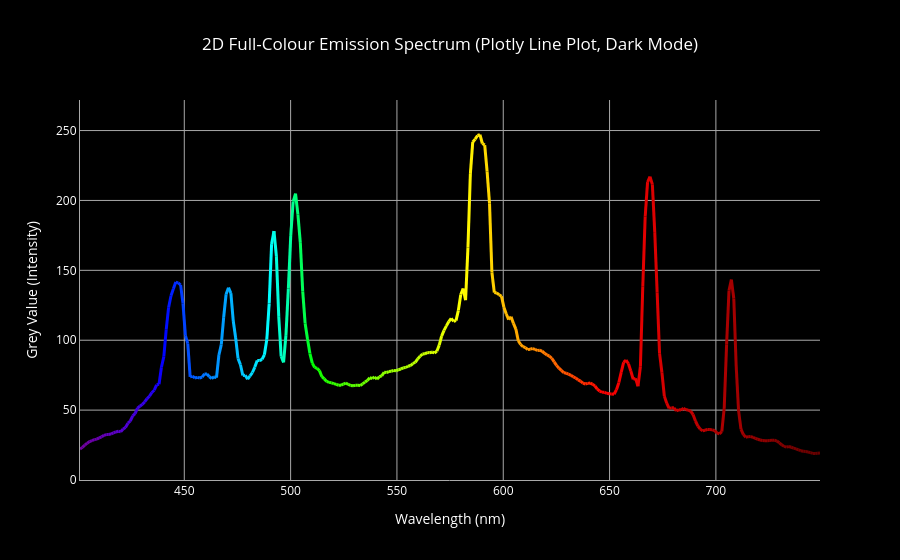

Notebook code cell kept with this figure:
### Code cell
# --- Prepare Data for Plotting ---
x_wavelengths = df_filtered['nm'].values # Wavelengths
z_intensity = df_filtered['Grey Val'].values # Grey Values (Intensity)
spectral_colors = [utils_for_plotly_rewrites.rgb(nm) for nm in x_wavelengths]

# --- Plotly 2D Full-Color Emission Spectrum Plot ---
fig_2d = go.Figure()

for i in range(len(x_wavelengths) - 1):
    fig_2d.add_trace(go.Scatter(
        x=x_wavelengths[i:i+2],
        y=z_intensity[i:i+2],
        mode='lines',
        line={"color": f'rgb({int(spectral_colors[i][0]*255)}, {int(spectral_colors[i][1]*255)}, {int(spectral_colors[i][2]*255)})', "width": 3},
        showlegend=False,
        hoverinfo='x+y'
    ))

fig_2d.update_layout(
    title_text='2D Full-Colour Emission Spectrum (Plotly Line Plot, Dark Mode)',
    title_x=0.5,
    xaxis_title='Wavelength (nm)',
    yaxis_title='Grey Value (Intensity)',
    template='plotly_dark',
    plot_bgcolor='black',
    paper_bgcolor='black',
    font={"color": 'white'},
    xaxis={
        "gridcolor": 'darkgray',
        "zerolinecolor": 'darkgray',
        "showline": True, "linecolor": 'darkgray'
    },
    yaxis={
        "gridcolor": 'darkgray',
        "zerolinecolor": 'darkgray',
        "showline": True, "linecolor": 'darkgray'
    }
)

fig_2d.update_xaxes(range=[x_wavelengths.min(), x_wavelengths.max()])
fig_2d.update_yaxes(range=[0, z_intensity.max() * 1.1])

fig_2d.show()
